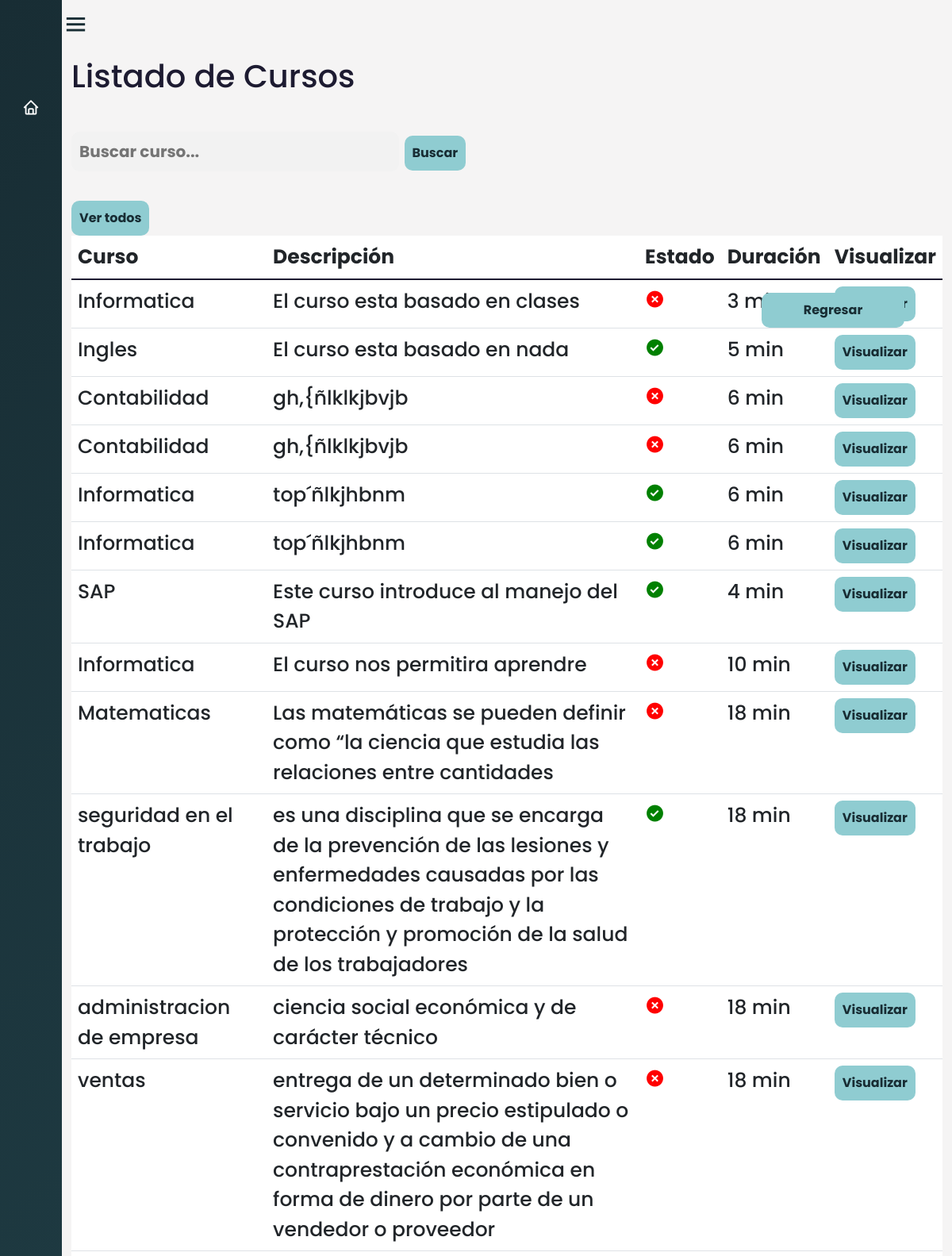
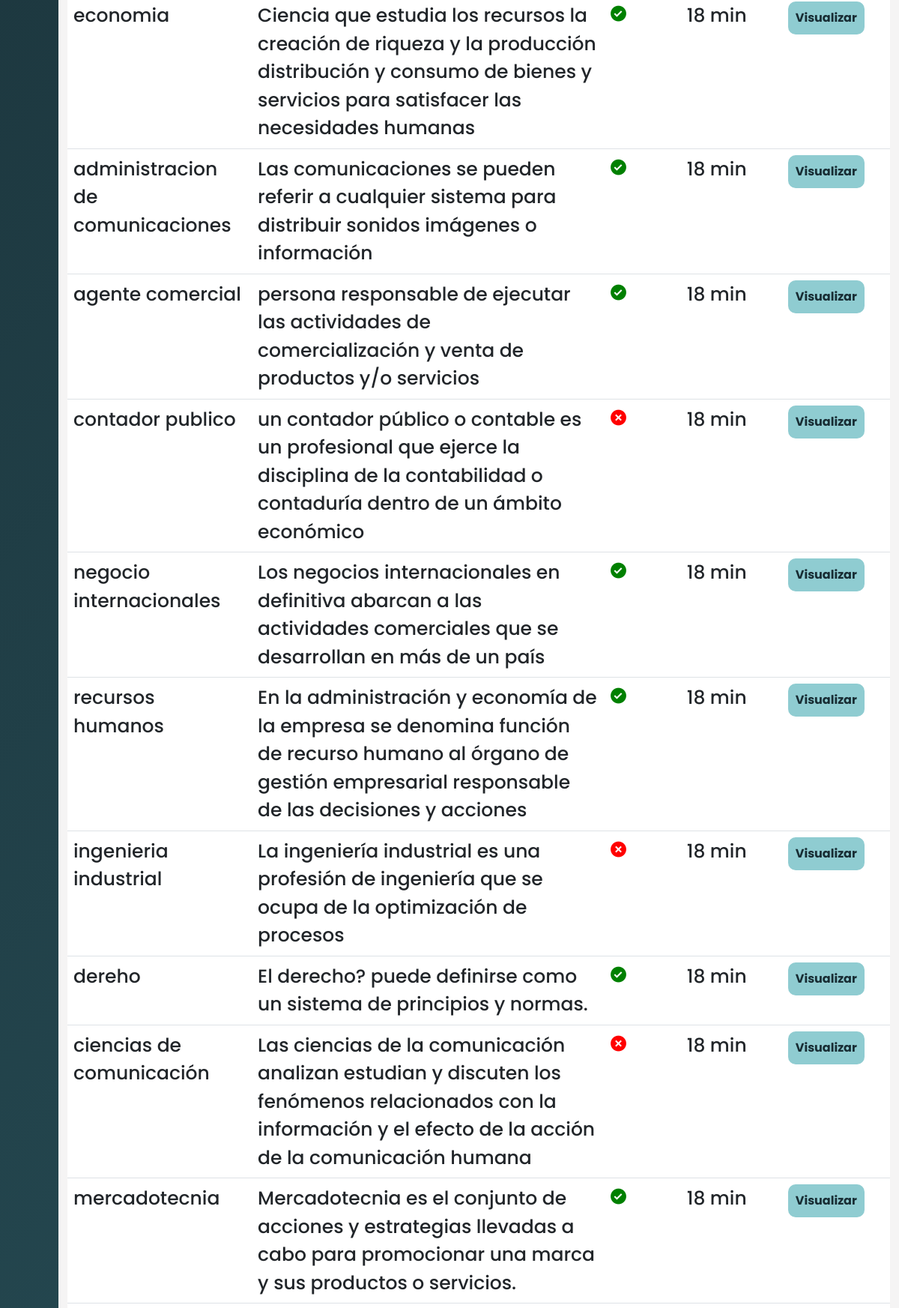
The app's page /filtrar/ (signed in, upper part) with its own data (2 pictures, top to bottom).
### AppCursos/models.py (models this page shows, shortened)
class Cursos(models.Model):
     nombre_curso=models.CharField(max_length=100)
     descripcion_curso = models.CharField(max_length=500)
     estado_curso= models.BooleanField(default=False)
     duracion_curso = models.IntegerField(blank=True, null=True)
     iconoCurso = models.ImageField(upload_to='IconosCurso', null=True,blank=True)
     id_cargo=models.ForeignKey(Cargo, on_delete=models.CASCADE,null=True)
     class Meta:
          verbose_name_plural = 'Cursos'

### AppCursos/views.py (the view)
# urls.py: path('filtrar/', login_required(views.filtrar), name='filtrar'),#Filtrar cursos
def filtrar(request):
    filtro = Cursos.objects.filter(nombre_curso__contains=request.GET.get('search',''))
    context = {'filtro':filtro}
    return render(request, 'Cursos/listar_cursos.html', {'listarc': filtro})

### AppCursos/context_processors.py (called while the page is built)
def group_name(request):
    group_name = None
    if request.user.is_authenticated:
        group = Group.objects.filter(user=request.user).first()
        if group:
            group_name = group.name
    return {'group_name': group_name}

### Templates/Cursos/listar_cursos.html
{% extends 'Layout/Base.html' %}
{% load static %}
{% block content %}
<link rel="stylesheet" href="{% static 'Css/Curso.css' %}">
	<div class="home_content">
		<div class="text">
            <h1> Listado de Cursos </h1>
            <br>
            <form class="search" action="{% url 'filtrar' %}" method="GET">
                <input type="text" class="search-bar" name="search" placeholder="Buscar curso...">
                <button style="width: auto;" >Buscar</button>
            </form>
            <br>
            <a href="{% url 'listar_cursos' %}">
                <button>
                Ver todos
            </button>
            </a>
            <div class="table-responsive" >
                <table class="table table-hover " id="tablam">
                    <thead>
                        <tr>
                            <th scope="col">Curso</th>
                            <th scope="col">Descripción</th>
                            <th scope="col">Estado</th>
                            <th scope="col">Duración</th>
                            <th scope="col">Visualizar</th>
                        </tr>
                    </thead>
                    <tbody class="table-group-divider">
                        {% for curso in listarc %}
                            <tr>
                                <td scope="row">{{curso.nombre_curso}}</td>
                                <td scope="row">{{curso.descripcion_curso}}</td>
                                {% if curso.estado_curso %}
                                <td scope="row"><i class='bx bxs-check-circle' style="color:green; "></i></td>
                                {% else %}
                                <td scope="row"><i class='bx bxs-x-circle' style="color:red;"></i></td>
                                {% endif %}
                                <td scope="row">{{curso.duracion_curso}} min
                                </td>
                                <td>
                                        <a href="{% url 'ver_cursos' curso.id %}">
                                        <button  class="back3">Visualizar</button>
                                    </a>
                                </td>
                            </tr>
                    </tbody>
                    {% endfor %}
                </table>
            </div>
        </div>
    </div>
    <a href="{% url 'cursos' %}" id="back2">
		<div>
			<button class="back">Regresar</button>
		</div>
	</a>
{% endblock %}

### static/Css/Estilo.css (style rules this page uses)
body { overflow-x: hidden; }
* { margin: 0; padding: 0; box-sizing: border-box; font-family: 'Poppins', sans-serif; }

### static/Css/Curso.css (style rules this page uses)
body { margin: 0; padding: 0; box-sizing: border-box; background-color: #f2f0f0b4; overflow-y: scroll; overflow-x: hidden; }
.home_content { position: absolute; height: 100%; width: calc(100% - 78px); left: 78px; transition: all 0.5s ease; }
.home_content .text { font-size: 25px; font-weight: 500; color: #1d1b31; margin: 12px; }
button { width: auto; padding: 10px; border: none; border-radius: 10px; background-color:#8fccd1; color: #182d34; font-size: 16px; font-weight: bold; cursor: pointer; transition: all 0.3s ease; }
input[type="text"], #id_duracion_curso, #id_iconoCurso, #id_numero_intentos, #id_instrucciones_evaluacion { background-color: #f2f2f2; border: none; border-radius: 10px; outline: none; padding: 10px; transition: all 0.3s ease; font-size: 20px; font-weight: bold; color: #333; }
.back { position: fixed; top: 5%; right: 5%; width: 15vw; font-size: 16px; font-weight: bold; cursor: pointer; transition: all 0.3s ease; }
h1 { animation:h1 0.4s linear both }

### records on screen
Cursos: nombre_curso "Informatica", descripcion_curso "El curso esta basado en clases", estado_curso False (drawn), duracion_curso "3"
Cursos: nombre_curso "Ingles", descripcion_curso "El curso esta basado en nada", estado_curso True (drawn), duracion_curso "5"
Cursos: nombre_curso "Contabilidad", descripcion_curso "gh,{ñlklkjbvjb", estado_curso False (drawn), duracion_curso "6"
Cursos: nombre_curso "Contabilidad", descripcion_curso "gh,{ñlklkjbvjb", estado_curso False (drawn), duracion_curso "6"
Cursos: nombre_curso "Informatica", descripcion_curso "top´ñlkjhbnm", estado_curso True (drawn), duracion_curso "6"
Cursos: nombre_curso "Informatica", descripcion_curso "top´ñlkjhbnm", estado_curso True (drawn), duracion_curso "6"
Cursos: nombre_curso "SAP", descripcion_curso "Este curso introduce al manejo del SAP", estado_curso True (drawn), duracion_curso "4"
Cursos: nombre_curso "Informatica", descripcion_curso "El curso nos permitira aprendre", estado_curso False (drawn), duracion_curso "10"
Cursos: nombre_curso "Matematicas", descripcion_curso "Las matemáticas se pueden definir como “la ciencia que estudia las relaciones entre cantidades", estado_curso False (drawn), duracion_curso "18"
Cursos: nombre_curso "seguridad en el trabajo", descripcion_curso "es una disciplina que se encarga de la prevención de las lesiones y enfermedades causadas por las condiciones de trabajo y la protección y promoción de la salud de los trabajadores", estado_curso True (drawn), duracion_curso "18"
Cursos: nombre_curso "administracion de empresa", descripcion_curso "ciencia social económica y de carácter técnico", estado_curso False (drawn), duracion_curso "18"
Cursos: nombre_curso "ventas", descripcion_curso "entrega de un determinado bien o servicio bajo un precio estipulado o convenido y a cambio de una contraprestación económica en forma de dinero por parte de un vendedor o proveedor", estado_curso False (drawn), duracion_curso "18"
Cursos: nombre_curso "economia", descripcion_curso "Ciencia que estudia los recursos la creación de riqueza y la producción distribución y consumo de bienes y servicios para satisfacer las necesidades humanas", estado_curso True (drawn), duracion_curso "18"
Cursos: nombre_curso "administracion de comunicaciones", descripcion_curso "Las comunicaciones se pueden referir a cualquier sistema para distribuir sonidos imágenes o información", estado_curso True (drawn), duracion_curso "18"
Cursos: nombre_curso "agente comercial", descripcion_curso "persona responsable de ejecutar las actividades de comercialización y venta de productos y/o servicios", estado_curso True (drawn), duracion_curso "18"
Cursos: nombre_curso "contador publico", descripcion_curso "un contador público o contable es un profesional que ejerce la disciplina de la contabilidad o contaduría dentro de un ámbito económico", estado_curso False (drawn), duracion_curso "18"
Cursos: nombre_curso "negocio internacionales", descripcion_curso "Los negocios internacionales en definitiva abarcan a las actividades comerciales que se desarrollan en más de un país", estado_curso True (drawn), duracion_curso "18"
Cursos: nombre_curso "recursos humanos", descripcion_curso "En la administración y economía de la empresa se denomina función de recurso humano al órgano de gestión empresarial responsable de las decisiones y acciones", estado_curso True (drawn), duracion_curso "18"
Cursos: nombre_curso "ingenieria industrial", descripcion_curso "La ingeniería industrial es una profesión de ingeniería que se ocupa de la optimización de procesos", estado_curso False (drawn), duracion_curso "18"
Cursos: nombre_curso "dereho", descripcion_curso "El derecho? puede definirse como un sistema de principios y normas.", estado_curso True (drawn), duracion_curso "18"
Cursos: nombre_curso "ciencias de comunicación", descripcion_curso "Las ciencias de la comunicación analizan estudian y discuten los fenómenos relacionados con la información y el efecto de la acción de la comunicación humana", estado_curso False (drawn), duracion_curso "18"
Cursos: nombre_curso "mercadotecnia", descripcion_curso "Mercadotecnia es el conjunto de acciones y estrategias llevadas a cabo para promocionar una marca y sus productos o servicios.", estado_curso True (drawn), duracion_curso "18"
